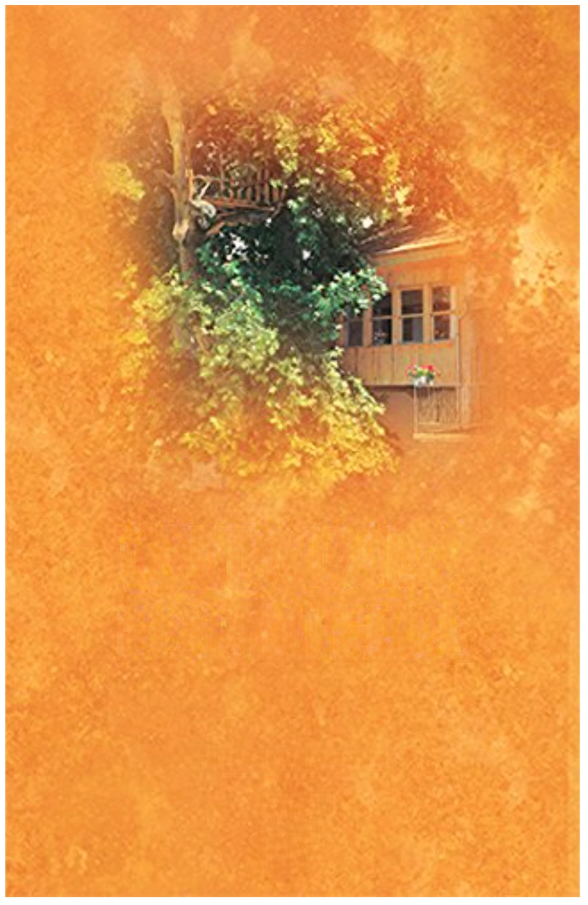
#> input picture covers/ustadla/ustadla-notitle-source.png, 1176 x 1810 px (shown at 1/2 size)
$ python make_khmer.py ustadla-notitle-source.png
#> lines starting #> are read from the running program, lines starting #| are printed output that depends on the picture
"""Khmer edition of the "Üstad'la Hasbihal" cover (title, author and publisher logo removed).

    python3 make_khmer.py [--hd] [--font Battambang]
Writes khmer.png (1148x1782) or khmer-hd.png (2296x3564, from the 2x Real-ESRGAN upscale).
"""
import sys
from pathlib import Path

from PIL import Image, ImageChops, ImageDraw, ImageFilter, ImageFont

HERE = Path(__file__).parent
FONTS = HERE.parent / "fonts"
SOURCE = HERE / "ustadla-notitle-source.png"
SOURCE_HD = HERE / "ustadla-notitle-source-2x.png"
HD_SCALE = 2

COVER = (12, 12, 1160, 1794)          # cover inside the white margin (source px)

# ការសន្ទនាជាមួយឧស្ដាស — "Conversation with the Üstad" (Üstad'la Hasbihal); ការសន្ទនា as in the
# translation, ឧស្ដាស as the user's other Khmer texts spell Üstad. Brown, two centred lines like the original.
TITLE = [
    # text, max width, ink height, center x, center y
    ("ការសន្ទនា", 700, 135, 588, 1100),
    ("ជាមួយឧស្ដាស", 720, 135, 588, 1268),
]
INK = (108, 18, 6)
SHADOW = (60, 20, 5)


def fit(font_path, text, max_w, ink_h):
    size = 8
    while True:
        f = ImageFont.truetype(str(font_path), size + 1, layout_engine=ImageFont.Layout.RAQM)
        l, t, r, b = f.getbbox(text, language="km")
        if r - l > max_w or b - t > ink_h:
            return ImageFont.truetype(str(font_path), size, layout_engine=ImageFont.Layout.RAQM)
        size += 1


def build(hd=False, font="Battambang", round_corners=False):
#> called with hd = False, font = 'Battambang', round_corners = False
    k = HD_SCALE if hd else 1
    im = Image.open(SOURCE_HD if hd else SOURCE).convert("RGB")
#> im is the input picture: PIL image 1176x1810 RGB; mean R, G, B 227.7, 150.1, 71.4
    for text, max_w, ink_h, cx, cy in TITLE:
        f = fit(FONTS / f"{font}.ttf", text, max_w * k, ink_h * k)
        l, t, r, b = f.getbbox(text, language="km")
        pad = int(20 * k)
        w, h = r - l + 2 * pad, b - t + 2 * pad
        glyphs = Image.new("L", (w, h), 0)
        ImageDraw.Draw(glyphs).text((-l + pad, -t + pad), text, font=f, fill=255, language="km")
        shadow = ImageChops.offset(glyphs.filter(ImageFilter.GaussianBlur(2 * k)), round(1.5 * k), round(2 * k))
        x, y = int(cx * k - w / 2), int(cy * k - h / 2)
        im.paste(SHADOW, (x, y), shadow.point(lambda v: int(v * 0.35)))
        im.paste(INK, (x, y), glyphs)
#> this loop made 2 passes
#> pass 1, in build, `shadow = ImageChops.offset(glyphs.filter(ImageFilter.GaussianBlur(2 * ..`:
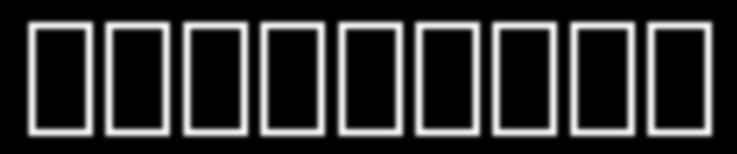
#> shadow: PIL image 737x154 L; min 0, max 248, mean 47.4
#> pass 2, in build, `shadow = ImageChops.offset(glyphs.filter(ImageFilter.GaussianBlur(2 * ..`:
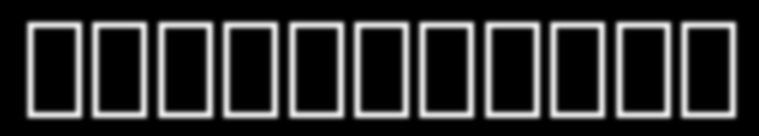
#> shadow: PIL image 759x136 L; min 0, max 238, mean 45.6
#> after the loop:
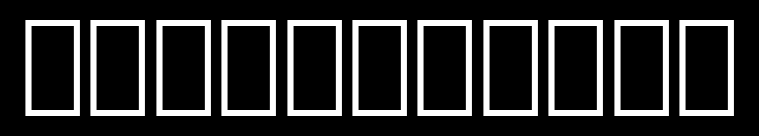
#> glyphs: PIL image 759x136 L; min 0, max 255, mean 45.6
#> after the loop:
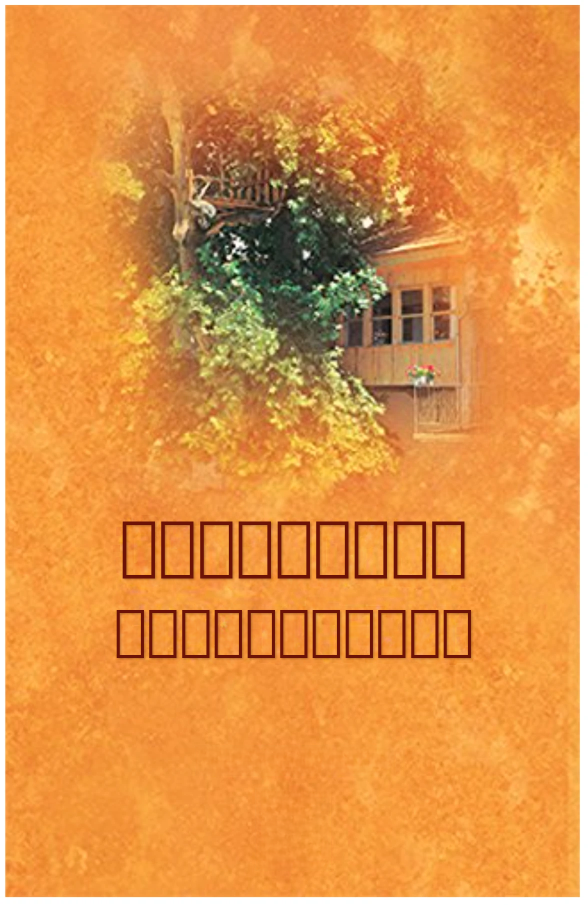
#> im: PIL image 1176x1810 RGB (shown at 1/2 size); mean R, G, B 224.7, 147.3, 70.3
    return im.crop(tuple(v * k for v in COVER))
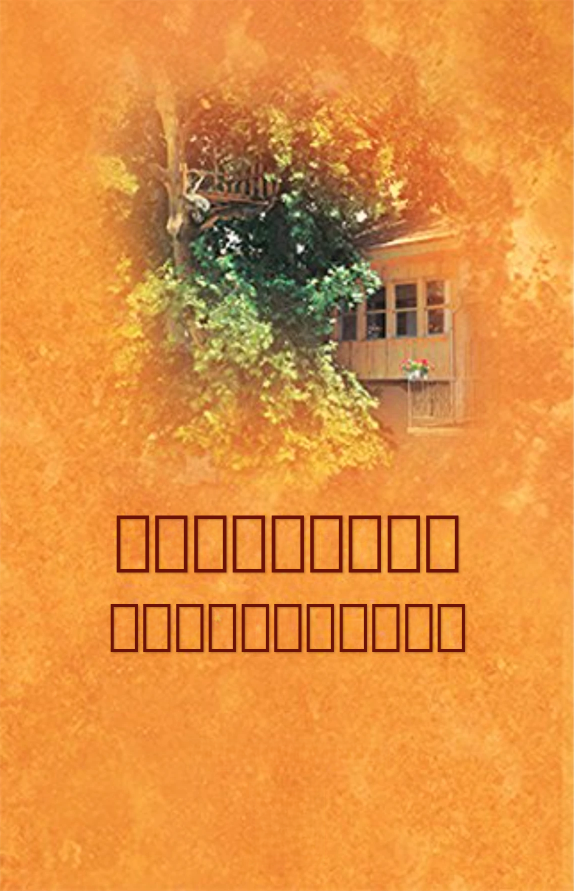
#> returned value: PIL image 1148x1782 RGB (shown at 1/2 size); mean R, G, B 223.5, 143.2, 63.3


if __name__ == "__main__":
    args = sys.argv[1:]
    hd = "--hd" in args
    font = args[args.index("--font") + 1] if "--font" in args else "Battambang"
    out = HERE / f"khmer{'-hd' if hd else ''}.png"
    build(hd, font).save(out)
    print("wrote", out.name)
